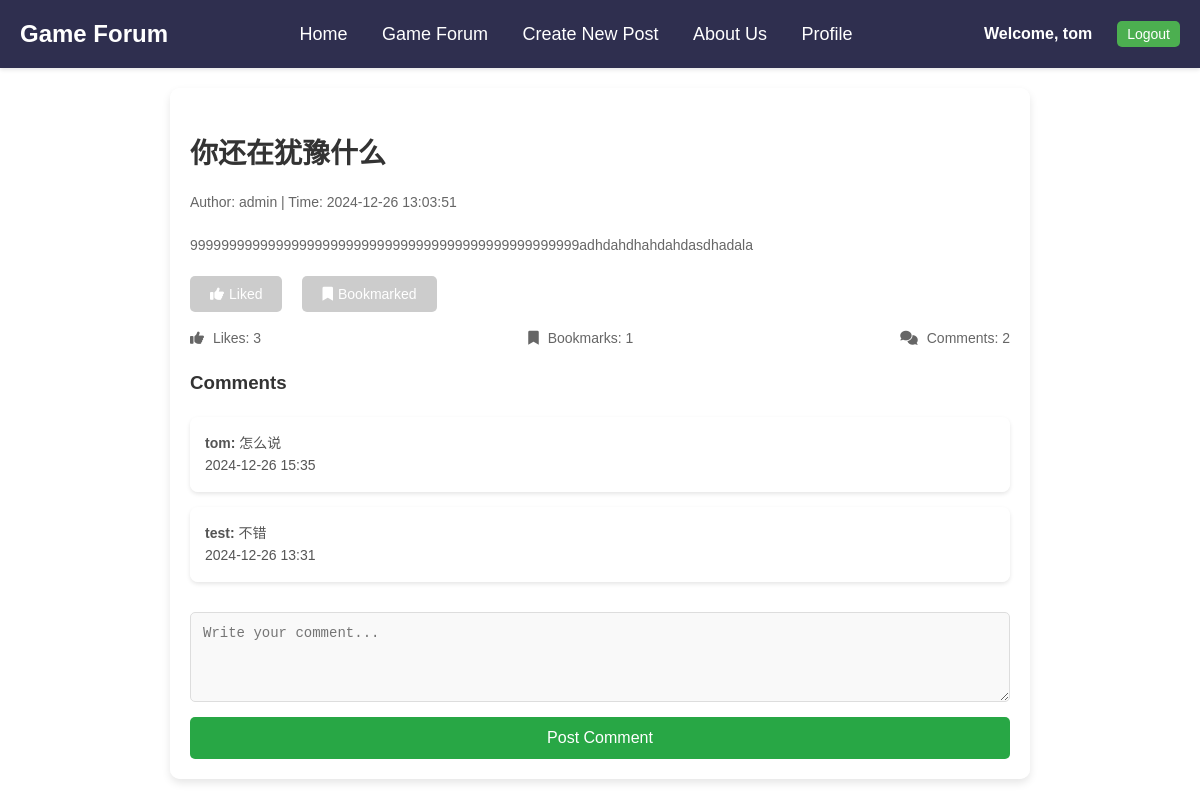
/post_detail.php?id=5 (signed in), run on the app's committed database.
### tables this page shows
CREATE TABLE `posts` (
  `id` int NOT NULL AUTO_INCREMENT,
  `user_id` int DEFAULT NULL,
  `title` varchar(255) NOT NULL,
  `content` text NOT NULL,
  `created_at` timestamp NULL DEFAULT CURRENT_TIMESTAMP,
  `image` varchar(255) DEFAULT NULL,
  PRIMARY KEY (`id`),
  KEY `user_id` (`user_id`)
);

CREATE TABLE `users` (
  `id` int NOT NULL AUTO_INCREMENT,
  `username` varchar(50) NOT NULL,
  `password` varchar(255) NOT NULL,
  `phone` varchar(20) DEFAULT NULL,
  `address` varchar(255) DEFAULT NULL,
  PRIMARY KEY (`id`)
);

CREATE TABLE `comments` (
  `id` int NOT NULL AUTO_INCREMENT,
  `post_id` int DEFAULT NULL,
  `user_id` int DEFAULT NULL,
  `content` text NOT NULL,
  `created_at` timestamp NULL DEFAULT CURRENT_TIMESTAMP,
  PRIMARY KEY (`id`),
  KEY `post_id` (`post_id`),
  KEY `user_id` (`user_id`),
  CONSTRAINT `comments_ibfk_2` FOREIGN KEY (`user_id`) REFERENCES `users` (`id`)
);

### post_detail.php (the view, shortened to what this page needs)
<?php
require_once 'user.php';
$isLoggedIn = isset($_SESSION['user_id']);
$postId = (int)$_GET['id'];
$stmt = $pdo->prepare("SELECT posts.*, users.username FROM posts JOIN users ON posts.user_id = users.id WHERE posts.id = ?");
$stmt->execute([$postId]);
$post = $stmt->fetch();
$stmt = $pdo->prepare("SELECT COUNT(*) FROM comments WHERE post_id = ?");
$stmt->execute([$postId]);
$commentCount = $stmt->fetchColumn();
$stmt = $pdo->prepare("SELECT comments.*, users.username FROM comments JOIN users ON comments.user_id = users.id WHERE comments.post_id = ? ORDER BY comments.created_at DESC");
$stmt->execute([$postId]);
$comments = $stmt->fetchAll();
$stmt = $pdo->prepare("SELECT COUNT(*) FROM likes WHERE post_id = ?");
$stmt->execute([$postId]);
$likeCount = $stmt->fetchColumn();
$stmt = $pdo->prepare("SELECT COUNT(*) FROM bookmarks WHERE post_id = ?");
$stmt->execute([$postId]);
$bookmarkCount = $stmt->fetchColumn();
$isLiked = false;
if ($isLoggedIn) {
    $stmt = $pdo->prepare("SELECT * FROM likes WHERE user_id = ? AND post_id = ?");
    $stmt->execute([$_SESSION['user_id'], $postId]);
    $isLiked = $stmt->rowCount() > 0;
}
$isBookmarked = false;
if ($isLoggedIn) {
    $stmt = $pdo->prepare("SELECT * FROM bookmarks WHERE user_id = ? AND post_id = ?");
    $stmt->execute([$_SESSION['user_id'], $postId]);
    $isBookmarked = $stmt->rowCount() > 0;
}
?>
<!DOCTYPE html>
<html lang="en">
<head>
    <link rel="stylesheet" href="./css/forum_home.css">
    <link rel="stylesheet" href="./css/post_detail.css">
    <link rel="stylesheet" href="https://cdnjs.cloudflare.com/ajax/libs/font-awesome/6.0.0-beta3/css/all.min.css">
</head>
<body>
<div class="navbar">
        <div class="logo">
            <a href="#">Game Forum</a>
        </div>
        <div class="menu">
            <a href="./index.php">Home</a>
            <a href="./home.php">Game Forum</a>
            <a href="./create_post.php">Create New Post</a>
            <a href="./about.php">About Us</a>
            <?php if ($isLoggedIn): ?>
                <a href="profile.php">Profile</a>
            <?php endif; ?>
        </div>
        <div class="search">
            <div class="auth-buttons">
                <?php if ($isLoggedIn): ?>
                    <span class="username">Welcome, <?php echo htmlspecialchars($_SESSION['username']); ?></span>
                    <button id="btn-logout" onclick="location.href='logout.php'">Logout</button>
                <?php else: ?>
                    <button id="btn-login" onclick="location.href='login.php'">Login</button>
                    <button id="btn-register" onclick="location.href='register.php'">Register</button>
                <?php endif; ?>
            </div>
        </div>
    </div>
<div class="main-container">
    <main class="content">
        <section class="post-detail">
            <h2><?php echo htmlspecialchars($post['title']); ?></h2>
            <p>Author: <?php echo htmlspecialchars($post['username']); ?> | Time: <?php echo $post['created_at']; ?></p>
            <div class="post-content">
                <p><?php echo nl2br(htmlspecialchars($post['content'])); ?></p>
            </div>
            <div class="button-group">
                <form method="POST" action="">
                    <?php if ($isLoggedIn): ?>
                        <button type="submit" name="like" <?php echo $isLiked ? 'disabled' : ''; ?>>
                            <i class="fas fa-thumbs-up"></i>
                            <?php echo $isLiked ? 'Liked' : 'Like'; ?>
                        </button>
                    <?php endif; ?>
                </form>
                <form method="POST" action="">
                    <?php if ($isLoggedIn): ?>
                        <button type="submit" name="bookmark" <?php echo $isBookmarked ? 'disabled' : ''; ?>>
                            <i class="fas fa-bookmark"></i>
                            <?php echo $isBookmarked ? 'Bookmarked' : 'Bookmark'; ?>
                        </button>
                    <?php endif; ?>
                </form>
            </div>
            <div class="button-counts">
                <p><i class="fas fa-thumbs-up"></i> Likes: <?php echo $likeCount; ?></p>
                <p><i class="fas fa-bookmark"></i> Bookmarks: <?php echo $bookmarkCount; ?></p>
                <p><i class="fas fa-comments"></i> Comments: <?php echo $commentCount; ?></p>
            </div>
            <h3>Comments</h3>
            <?php foreach ($comments as $comment): ?>
                <div class="comment">
                    <p><strong><?php echo htmlspecialchars($comment['username']); ?>:</strong> <?php echo nl2br(htmlspecialchars($comment['content'])); ?></p>
                    <p class="comment-time"><?php echo date('Y-m-d H:i', strtotime($comment['created_at'])); ?></p>
                </div>
            <?php endforeach; ?>
            <?php if ($isLoggedIn): ?>
                <form method="POST" action="" class="comment-form">
                    <textarea name="comment" rows="4" placeholder="Write your comment..." required></textarea>
                    <button type="submit">Post Comment</button>
                </form>
            <?php else: ?>
                <p>Please log in to post a comment.</p>
            <?php endif; ?>
        </section>
    </main>
</div>
</body>
</html>

### css/forum_home.css (style rules this page uses)
body { font-family: 'Roboto', sans-serif; line-height: 1.6; color: #333; background-color: #f5f5f5; background-image: url('../images/background.jpg'); background-size: cover; background-position: center center; background-attachment: fixed; }
.navbar { display: flex; justify-content: space-between; align-items: center; padding: 15px 20px; background-color: #2f2f4f; box-shadow: 0 2px 4px rgba(0, 0, 0, 0.1); }
.navbar .logo a { font-size: 24px; font-weight: bold; color: #fff; text-decoration: none; }
.navbar .menu a { font-size: 18px; color: #fff; text-decoration: none; margin: 0 15px; transition: color 0.3s ease; }
.navbar .search { display: flex; align-items: center; justify-content: flex-start; gap: 10px; }
.navbar .search button { padding: 8px 15px; background-color: #005bb5; color: white; border: none; border-radius: 5px; font-size: 14px; cursor: pointer; transition: background-color 0.3s; }
.navbar .auth-buttons { display: flex; align-items: center; gap: 10px; }
.navbar .auth-buttons button { padding: 5px 10px; background-color: #4CAF50; color: white; border: none; border-radius: 5px; font-size: 14px; cursor: pointer; transition: background-color 0.3s; }
.navbar .auth-buttons .username { color: white; font-weight: bold; margin-right: 15px; }
.main-container { display: flex; margin: 20px; }
.content { flex: 1; margin: 0 20px; }
.search { display: flex; align-items: center; gap: 10px; }
.auth-buttons button { padding: 5px 10px; background-color: #0078d7; color: white; border: none; border-radius: 5px; cursor: pointer; transition: background-color 0.3s; }

### css/post_detail.css (style rules this page uses)
body { font-family: Arial, sans-serif; background-color: rgba(255, 255, 255, 0.8); margin: 0; padding: 0; }
.main-container { padding: 20px; max-width: 900px; margin: 0 auto; }
.post-detail { background-color: rgba(255, 255, 255, 0.8); border-radius: 10px; padding: 20px; box-shadow: 0 4px 8px rgba(0, 0, 0, 0.1); margin-bottom: 30px; }
.post-detail h2 { font-size: 28px; color: #333; margin-bottom: 15px; }
.post-detail p { color: #666; font-size: 14px; }
.post-content { margin-top: 20px; font-size: 16px; color: #444; line-height: 1.6; }
.button-group { display: flex; justify-content: flex-start; margin-top: 20px; }
.button-group form { margin-right: 20px; }
.button-group button { padding: 10px 20px; background-color: #007BFF; color: white; border: none; border-radius: 5px; cursor: pointer; font-size: 14px; display: flex; align-items: center; transition: background-color 0.3s ease; }
.button-group button:disabled { background-color: #ccc; }
.button-group button i { margin-right: 5px; }
.button-counts { display: flex; justify-content: space-between; font-size: 14px; margin-top: 15px; color: #555; }
.button-counts p { margin: 0; }
.button-counts i { margin-right: 5px; }
.comment { margin-top: 15px; padding: 15px; background-color: rgba(255, 255, 255, 0.8); border-radius: 8px; box-shadow: 0 2px 4px rgba(0, 0, 0, 0.1); }
.comment p { margin: 0; font-size: 14px; color: #555; }
.comment-time { font-size: 12px; color: #888; margin-top: 5px; }
.comment-form { margin-top: 30px; display: flex; flex-direction: column; }
.comment-form textarea { padding: 12px; margin-bottom: 15px; border-radius: 5px; border: 1px solid #ddd; font-size: 14px; resize: vertical; background-color: #f9f9f9; }
.comment-form button { padding: 12px; background-color: #28a745; color: white; border: none; border-radius: 5px; font-size: 16px; cursor: pointer; transition: background-color 0.3s ease; }

### data on the page
posts: title "你还在犹豫什么", user.username "admin", created_at "2024-12-26 13:03:51", content "99999999999999999999999999999999999999999999999999adhdahdhahdahdasdhadala"
comments: user.username "tom", content "怎么说", created_at "2024-12-26 15:35"
comments: user.username "test", content "不错", created_at "2024-12-26 13:31"

### other printed values
$_SESSION['username'] "tom"
$likeCount "3"
$bookmarkCount "1"
$commentCount "2"
